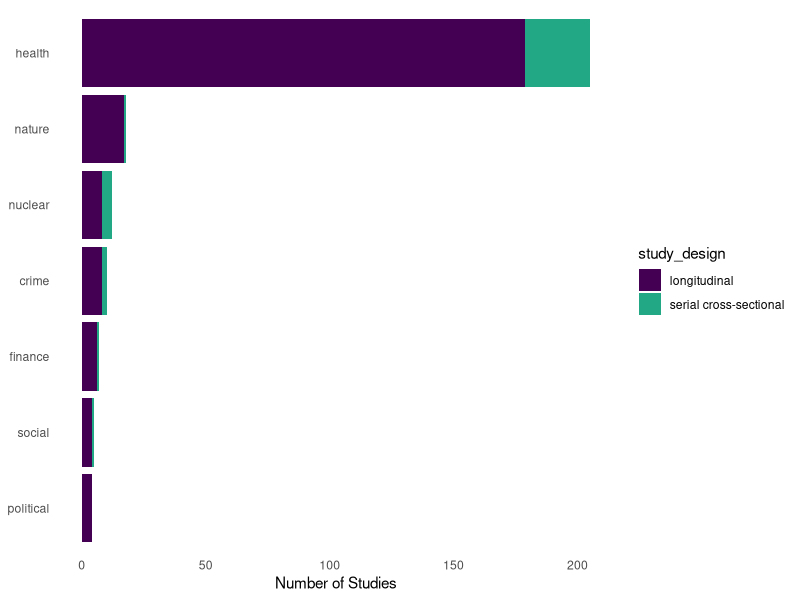
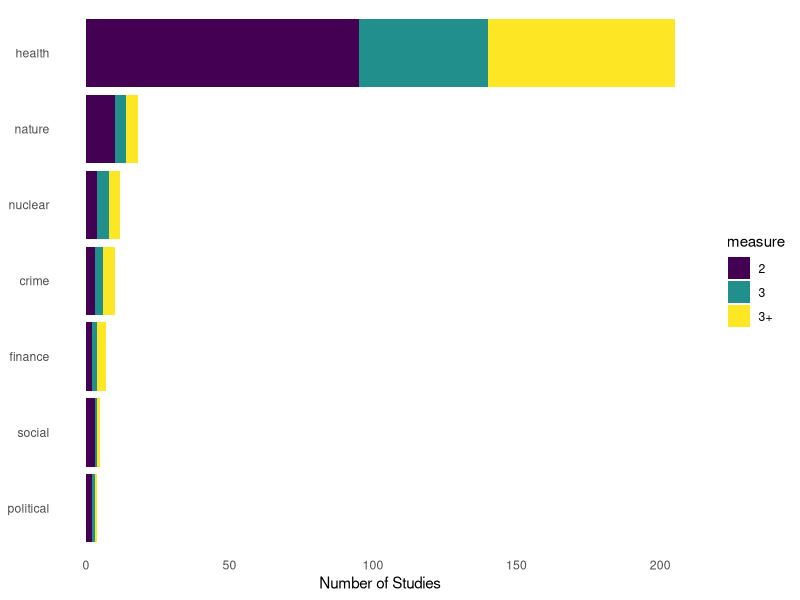
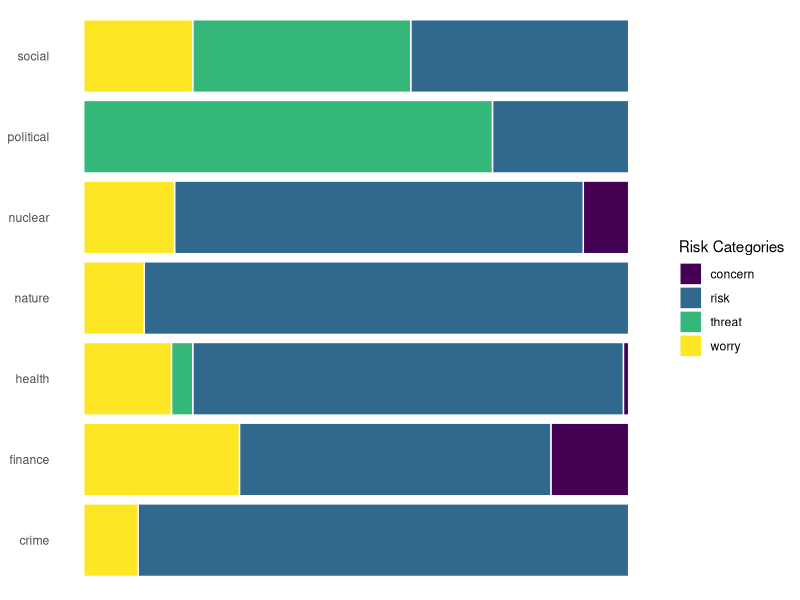
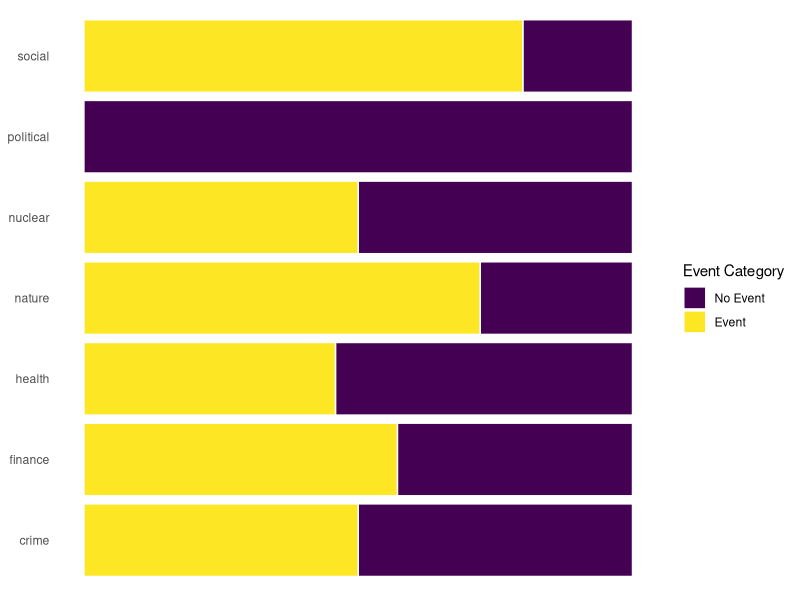

Write R code to recreate these figures, in order.
## ---- chunk 1
# PACKAGES ---------------------------------------------------------------
#load packages 
#install.packages("dplyr")
#install.packages("here")
#install.packages("viridis")
#install.packages("tidyverse")
#install.packages("devtools")
library(dplyr)
library(here)
library(readr)
library(tidyverse)
library(ggplot2)
library(knitr)
library(viridis)
#library(flexplot)

# PATH ---------------------------------------------------------------
#set working directory
setwd(here())
here("data/final.csv")
getwd()

# DATA ---------------------------------------------------------------
#Import the data set
df_final <- read_csv(here("data", "final.csv"))
## ---- chunk 2
### plot domains with study design
### Function to create a single horizontal bar plot for counts of 1
create_combined_horizontal_bar <- function(df) {
  columns_of_interest <- c('health', 'finance', 'political', 'crime', 'nature', 'nuclear', 'social')
  
  # Create a long-format data frame for ggplot
 df_long <- df %>%
  tidyr::gather(key = "variable", value = "value", columns_of_interest) %>%
  filter(value == 1)
  
  # Arrange levels of 'variable' by count in ascending order
  df_long$variable <- factor(df_long$variable, levels = names(sort(table(df_long$variable), decreasing = FALSE)))
  
  # Define custom colors using hex color codes
  custom_colors <- c("#440154", "#22A884")  # Hex color codes without alpha
  
  # Plotting the horizontal bar plot using ggplot2
  ggplot(df_long, aes(x = value, y = variable, fill = study_design)) +
    geom_bar(stat = "identity", position = position_stack(reverse = TRUE), color = NA) +  # Reverse the stacking order
    scale_fill_manual(values = setNames(custom_colors, unique(df_long$study_design))) +  # Apply custom colors to study_design levels
    theme_minimal() +
    theme(panel.grid = element_blank(), panel.border = element_blank()) +  # Remove grid lines and borders
    labs(x = "Number of Studies", y = NULL, title = NULL) +  # Remove y-axis label and title
    xlab("Number of Studies")  # Set x-axis label
}
# Apply the function to df_final
create_combined_horizontal_bar(df_final)
## ---- chunk 3
###plot domain with measurement points-----
#create measurement category with 2, 3, and 3+
df_final <- df_final %>%
  mutate(measure = ifelse(times_measured_1 == 2, "2",
                          ifelse(times_measured_1 == 3, "3", "3+")))

# Function to create a single horizontal bar plot for counts of 1
create_combined_horizontal_bar <- function(df) {
  columns_of_interest <- c('health', 'finance', 'political', 'crime', 'nature', 'nuclear', 'social')
  
  # Create a long-format data frame for ggplot
  df_long <- df %>%
    gather(key = "variable", value = "value", columns_of_interest) %>%
    filter(value == 1)  # Filter only rows where the value is 1
  
  # Arrange levels of 'variable' by count in ascending order
  df_long$variable <- factor(df_long$variable, levels = names(sort(table(df_long$variable), decreasing = FALSE)))
  
  # Plotting the horizontal bar plot using ggplot2 with Viridis color scale
  ggplot(df_long, aes(x = value, y = variable, fill = measure)) +
    geom_bar(stat = "identity", position = position_stack(reverse = TRUE), color = NA) +  # Reverse the stacking order
    scale_fill_viridis_d() +  # Use Viridis color palette for measure variable
    theme_minimal() +
    theme(panel.grid = element_blank(), panel.border = element_blank()) +  # Remove grid lines and borders
    labs(x = "Number of Studies", y = NULL, title = NULL) +  # Remove y-axis label and title
    xlab("Number of Studies")  # Set x-axis label
}

# Apply the function to df_final
create_combined_horizontal_bar(df_final)


## ---- chunk 4
#kind of risk (risk, concern, worry)
create_combined_horizontal_bar <- function(df) {
  columns_of_interest <- c('health', 'finance', 'political', 'crime', 'nature', 'nuclear', 'social')
  
  # Create a long-format data frame for ggplot
  df_long <- df %>%
    gather(key = "variable", value = "value", columns_of_interest) %>%
    filter(value == 1)  # Filter only rows where the value is 1
  
  # Plotting the horizontal bar plot using ggplot2 with Viridis color scale
  ggplot(df_long, aes(x = variable, fill = as.factor(risk_1))) +
    geom_bar(position = "fill", stat = "count", color = "white") +
    coord_flip() +  # Flip the coordinates for a horizontal bar plot
    theme_minimal() +
    theme(panel.grid = element_blank(), panel.border = element_blank(),
          axis.text.x = element_blank(), axis.title.x = element_blank()) +  # Remove x-axis labels and title
    labs(x = NULL, y = NULL, title = NULL) +  # Remove axis labels and change title
    scale_fill_viridis_d(name = "Risk Categories")  # Use Viridis color palette and customize legend title
}

# Apply the function to df_final
create_combined_horizontal_bar(df_final)
## ---- chunk 5

# Define the function
create_combined_horizontal_bar <- function(df) {
  columns_of_interest <- c('health', 'finance', 'political', 'crime', 'nature', 'nuclear', 'social')
  
  # Create a long-format data frame for ggplot
  df_long <- df %>%
    gather(key = "variable", value = "value", columns_of_interest) %>%
    filter(value == 1)  # Filter only rows where the value is 1
  
  # Create a new factor combining intervention and exposure columns into "event" and "no event"
  df_long$event_category <- ifelse(
    df_long$intervention_yesno_1 == 0 & df_long$exposure_yesno_1 == 0, 
    "No Event", 
    "Event"
  )
  
  # Plotting the horizontal bar plot using ggplot2 with Viridis color scale
  ggplot(df_long, aes(x = variable, fill = event_category)) +
    geom_bar(position = "fill", stat = "count", color = "white") +
    coord_flip() +  # Flip the coordinates for a horizontal bar plot
    theme_minimal() +
    theme(panel.grid = element_blank(), panel.border = element_blank(),
          axis.text.x = element_blank(), axis.title.x = element_blank()) +  # Remove x-axis labels and title
    labs(x = NULL, y = NULL, title = NULL) +  # Remove axis labels and change title
    scale_fill_viridis_d(name = "Event Category", labels = c("No Event", "Event"))  # Use Viridis color palette and customize legend title
}

# Apply the function to df_final
create_combined_horizontal_bar(df_final)

## ---- chunk 6

